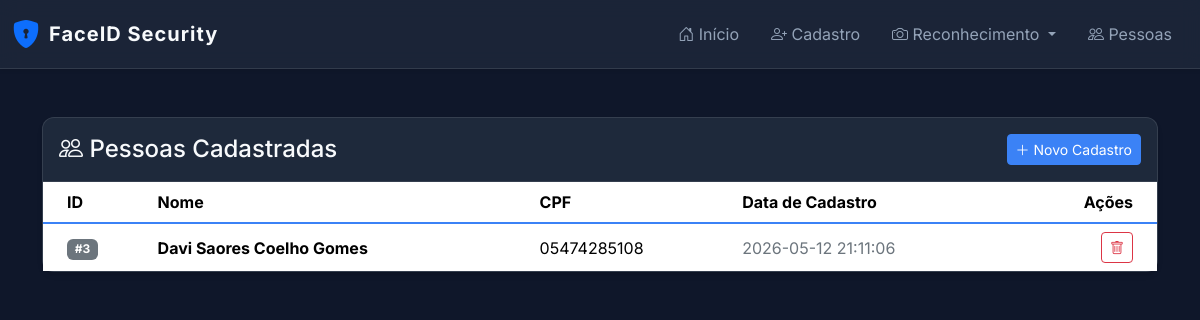
The app's page /lista, older data.
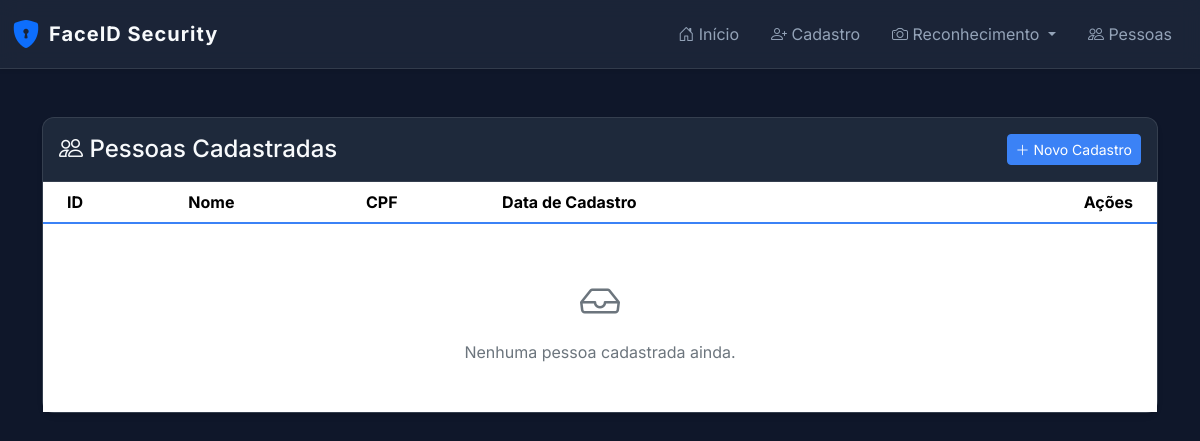
The same page, newer data.
### tables this page shows
CREATE TABLE pessoas(
            id INTEGER PRIMARY KEY AUTOINCREMENT,
            nome TEXT,
            cpf TEXT,
            data_cadastro DATETIME DEFAULT CURRENT_TIMESTAMP
        );

### app.py (the view)
@app.route('/lista')
def lista():
    conn = get_db()
    pessoas = conn.execute("SELECT * FROM pessoas ORDER BY id DESC").fetchall()
    conn.close()
    return render_template('lista.html', pessoas=pessoas)

### app.py (called while the page is built)
def get_db():
    conn = sqlite3.connect(DB)
    conn.row_factory = sqlite3.Row
    return conn

### templates/lista.html
{% extends 'base.html' %}
{% block content %}
<div class="card">
    <div class="card-header py-3 d-flex justify-content-between align-items-center">
        <h4 class="mb-0"><i class="bi bi-people"></i> Pessoas Cadastradas</h4>
        <a href="{{ url_for('cadastro') }}" class="btn btn-sm btn-primary"><i class="bi bi-plus-lg"></i> Novo Cadastro</a>
    </div>
    <div class="card-body p-0">
        <div class="table-responsive">
            <table class="table table-hover table-borderless mb-0">
                <thead class="bg-dark text-secondary">
                    <tr>
                        <th class="ps-4">ID</th>
                        <th>Nome</th>
                        <th>CPF</th>
                        <th>Data de Cadastro</th>
                        <th class="text-end pe-4">Ações</th>
                    </tr>
                </thead>
                <tbody>
                    {% for p in pessoas %}
                    <tr>
                        <td class="ps-4 align-middle"><span class="badge bg-secondary">#{{ p['id'] }}</span></td>
                        <td class="fw-bold align-middle">{{ p['nome'] }}</td>
                        <td class="align-middle">{{ p['cpf'] }}</td>
                        <td class="text-secondary align-middle">{{ p['data_cadastro'] }}</td>
                        <td class="text-end pe-4 align-middle">
                            <form action="{{ url_for('deletar', id=p['id']) }}" method="POST" class="d-inline" onsubmit="return confirm('Tem certeza que deseja excluir esta pessoa e todas as suas imagens?');">
                                <button type="submit" class="btn btn-sm btn-outline-danger" title="Deletar">
                                    <i class="bi bi-trash"></i>
                                </button>
                            </form>
                        </td>
                    </tr>
                    {% else %}
                    <tr>
                        <td colspan="5" class="text-center py-5 text-secondary">
                            <i class="bi bi-inbox fs-1 d-block mb-2"></i>
                            Nenhuma pessoa cadastrada ainda.
                        </td>
                    </tr>
                    {% endfor %}
                </tbody>
            </table>
        </div>
    </div>
</div>
{% endblock %}

### templates/base.html (shortened to what this page needs)
<!DOCTYPE html>
<html lang="pt-BR">
<head>
    <link href="https://cdn.jsdelivr.net/npm/bootstrap@5.3.2/dist/css/bootstrap.min.css" rel="stylesheet">
    <link href="https://cdn.jsdelivr.net/npm/bootstrap-icons@1.11.1/font/bootstrap-icons.css" rel="stylesheet">
    <link rel="stylesheet" href="{{ url_for('static', filename='css/style.css') }}">
</head>
<body>
<nav class="navbar navbar-expand-lg navbar-dark sticky-top shadow-sm">
  <div class="container-fluid">
    <a class="navbar-brand d-flex align-items-center" href="{{ url_for('index') }}">
      <i class="bi bi-shield-lock-fill fs-3 text-primary me-2"></i> FaceID Security
    </a>
    <div class="collapse navbar-collapse" id="navbarNav">
      <ul class="navbar-nav ms-auto">
        <li class="nav-item">
          <a class="nav-link px-3" href="{{ url_for('index') }}"><i class="bi bi-house-door"></i> Início</a>
        </li>
        <li class="nav-item">
          <a class="nav-link px-3" href="{{ url_for('cadastro') }}"><i class="bi bi-person-plus"></i> Cadastro</a>
        </li>
        <li class="nav-item dropdown">
          <a class="nav-link dropdown-toggle px-3" href="#" role="button" data-bs-toggle="dropdown">
            <i class="bi bi-camera"></i> Reconhecimento
          </a>
        </li>
        <li class="nav-item">
          <a class="nav-link px-3" href="{{ url_for('lista') }}"><i class="bi bi-people"></i> Pessoas</a>
        </li>
      </ul>
    </div>
  </div>
</nav>
<main class="container py-5">
    {% block content %}{% endblock %}
</main>
</body>
</html>

### static/css/style.css (style rules this page uses)
:root { --bg-primary: #0f172a; --bg-secondary: #1e293b; --text-primary: #f8fafc; --text-secondary: #94a3b8; --accent: #3b82f6; --accent-hover: #2563eb; --success: #10b981; --danger: #ef4444; }
body { background-color: var(--bg-primary); color: var(--text-primary); font-family: 'Inter', 'Segoe UI', Tahoma, Geneva, Verdana, sans-serif; margin: 0; padding: 0; overflow-x: hidden; }
.navbar { background-color: rgba(30, 41, 59, 0.8) !important; backdrop-filter: blur(10px); border-bottom: 1px solid rgba(255, 255, 255, 0.1); }
.navbar-brand { font-weight: 700; letter-spacing: 1px; color: var(--text-primary) !important; }
.nav-link { color: var(--text-secondary) !important; transition: color 0.3s ease; }
.card { color: var(--text-primary); background-color: var(--bg-secondary); border: 1px solid rgba(255, 255, 255, 0.1); border-radius: 12px; box-shadow: 0 4px 6px -1px rgba(0, 0, 0, 0.1), 0 2px 4px -1px rgba(0, 0, 0, 0.06); transition: transform 0.3s ease, box-shadow 0.3s ease; }
.card-header { background-color: transparent; border-bottom: 1px solid rgba(255, 255, 255, 0.1); color: var(--text-primary); font-weight: 600; }
.btn-primary { background-color: var(--accent); border-color: var(--accent); transition: all 0.3s ease; }
.table { color: var(--text-primary); }
.table td, .table th { border-color: rgba(255, 255, 255, 0.1); }
.table thead th { border-bottom: 2px solid var(--accent); }

Row changes from the older to the newer data that the page shows:
removed pessoas: id "3", nome "Davi Saores Coelho Gomes", cpf "05474285108", data_cadastro "2026-05-12 21:11:06"
Text that changed along with them:
text now shown: "Nenhuma pessoa cadastrada ainda."
